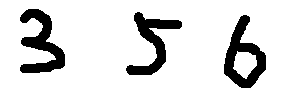
#> input picture TensorFlow/356.bmp, 300 x 100 px
$ jupyter execute --allow-errors '34_加载模型预测数字.ipynb'   (shell and % lines are left out)
#> lines starting #> are read from the running program, lines starting #| are printed output that depends on the picture; after the words box and inside, x2 and y2 are one past the last pixel; in counts of white or black regions, pixels touching at a corner belong together
# 加载模型

[cell 1]
import numpy as np
Weight=np.loadtxt("modelmini.txt")

## 加载数据

#> (a cell that did not finish here is left out)

## 预测数据

[cell 3]
j=32
#> (the rest of this cell did not finish here and is left out)

[cell 4]
import matplotlib.pyplot as plt
fig=plt.figure(figsize=(3,3),dpi=50)
#> (the rest of this cell did not finish here and is left out)

## 评估模型的准确度

#> (a cell that did not finish here is left out)

[cell 6]
count=0#记录正确预测的数量
#> (the rest of this cell did not finish here and is left out)

## 预测一张真实手写的照片

[cell 7]
## 如果你电脑环境没有安装OpenCV，执行下面命令
# !pip install opencv-python

[cell 8]
import cv2
image=cv2.imread('356.bmp')
#> image is the input picture: shape (100, 300, 3); 87.1% white; 3 black regions, box (x1, y1, x2, y2) and area: (20, 9, 65, 73) 1345, (224, 15, 266, 88) 1321, (126, 12, 182, 75) 1205
cv2.imshow("image",image)
cv2.waitKey(0)
cv2.destroyAllWindows()

[cell 9]
## 模型预测的是灰度图
## 使用OpenCV转换为灰度图
# bgr-->gray
gray=cv2.cvtColor(image,cv2.COLOR_BGR2GRAY)
cv2.imshow("image",gray)
cv2.waitKey(0)
cv2.destroyAllWindows()

[cell 10]
## 高斯模糊后的图片，去噪点
blurred=cv2.GaussianBlur(gray,(5,5),0)
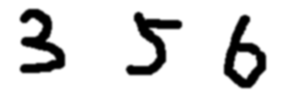
#> blurred: shape (100, 300); min 0, max 255, mean 222.1
cv2.imshow("image",blurred)
cv2.waitKey(0)
cv2.destroyAllWindows()

[cell 11]
## 提取边缘
edge=cv2.Canny(blurred,30,150)
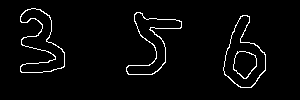
#> edge: shape (100, 300); 3.1% white in thin lines or dots, all inside (x1, y1, x2, y2) = (20, 8, 266, 88)
cv2.imshow("image",edge)
cv2.waitKey(0)
cv2.destroyAllWindows()

[cell 12]
## 把图片上的数字抠出来
contours,_=cv2.findContours(edge.copy(),cv2.RETR_EXTERNAL,cv2.CHAIN_APPROX_SIMPLE)
#> contours = 3 contours; box (x1, y1, x2, y2) and area: (223, 15, 266, 88) 1784, (20, 8, 65, 73) 1354, (126, 12, 182, 75) 1210
contours
#> Out has the same summary as contours

[cell 13]
## 基于外边框的坐标，提取包裹数字的矩形
for c in contours:
    (x,y,w,h)=cv2.boundingRect(c)
    # 把大小改成28*28
    #aa=cv2.resize(gray[y:y+h,x:x+w],(28,28))
    aa=cv2.resize(gray[y-5:y+5+h,x-5:x+w+5],(28,28))
    pre_img=255-aa
    ## 交给模型预测
    value=np.hstack((pre_img.reshape(1,-1)/255,np.array([[1]])))
    result=np.argmax(np.exp(np.dot(value,Weight))/np.sum(np.exp(np.dot(value,Weight))))
    print("预测的结果是：{}".format(result))

    cv2.imshow("image",pre_img)
    cv2.waitKey(0)
    cv2.destroyAllWindows()
#> this loop made 3 passes
#> (x, y, w, h, result) on passes 1 to 3: (223, 15, 43, 73, 3), (126, 12, 56, 63, 5), (20, 8, 45, 65, 3)
#| 预测的结果是：3
#| 预测的结果是：5
#| 预测的结果是：3
#> pass 1, `aa=cv2.resize(gray[y-5:y+5+h,x-5:x+w+5],(28,28))`:
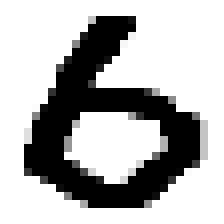
#> aa: shape (28, 28) (shown 8 times larger); min 0, max 255, mean 179.1
#> pass 1, `pre_img=255-aa`:
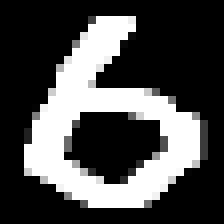
#> pre_img: shape (28, 28) (shown 8 times larger); min 0, max 255, mean 75.9
#> pass 2, `aa=cv2.resize(gray[y-5:y+5+h,x-5:x+w+5],(28,28))`:
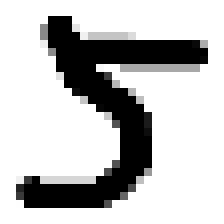
#> aa: shape (28, 28) (shown 8 times larger); min 0, max 255, mean 192.3
#> pass 2, `pre_img=255-aa`:
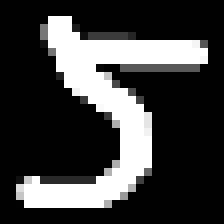
#> pre_img: shape (28, 28) (shown 8 times larger); min 0, max 255, mean 62.7

[cell 14]
np.hstack((pre_img.reshape(1,-1)/255,np.array([[1]])))
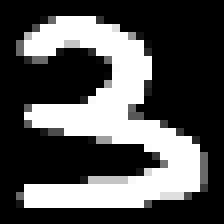
#> pre_img: shape (28, 28) (shown 8 times larger); min 0, max 255, mean 83
